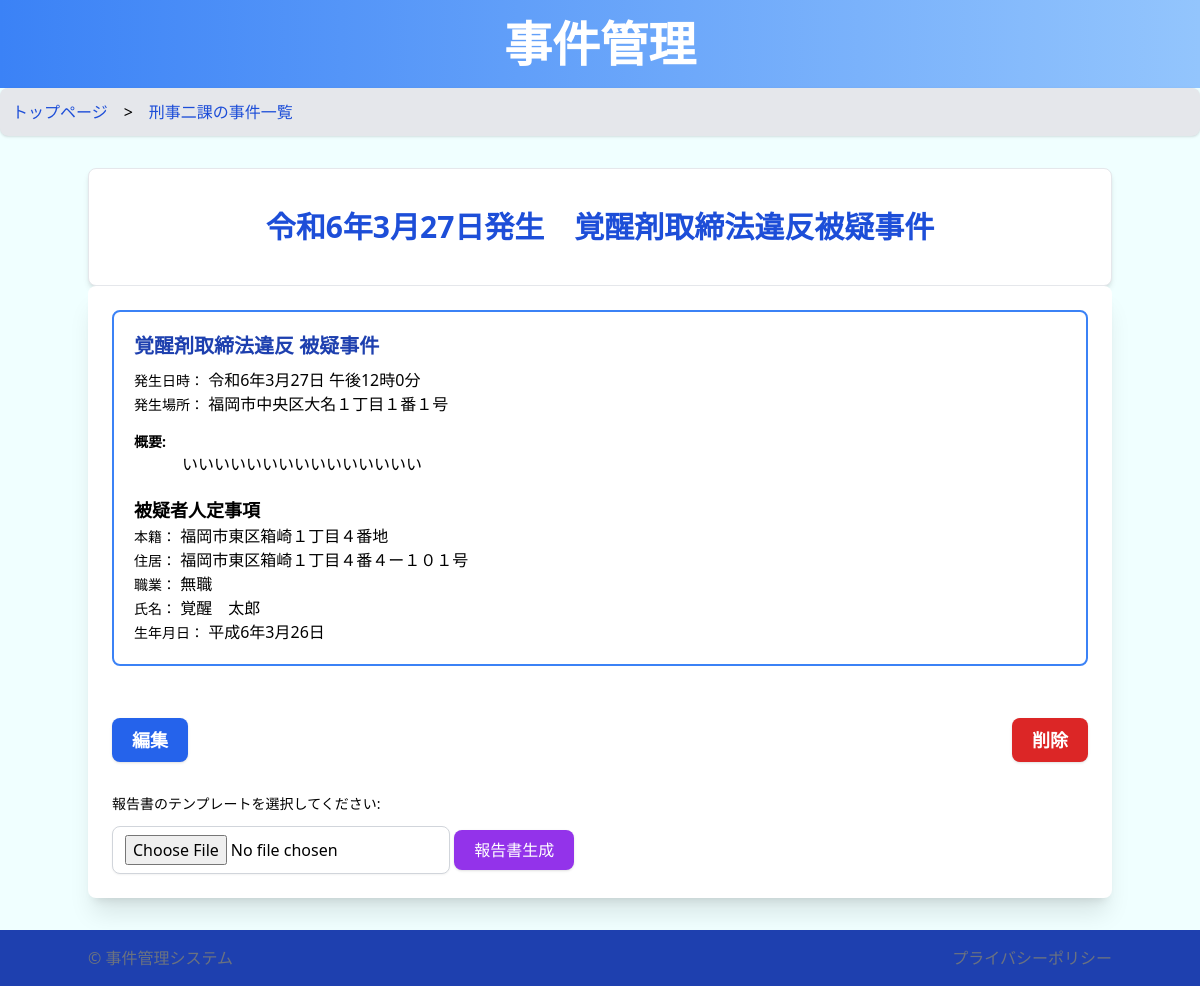
Before: /crime/8 with the older database file.
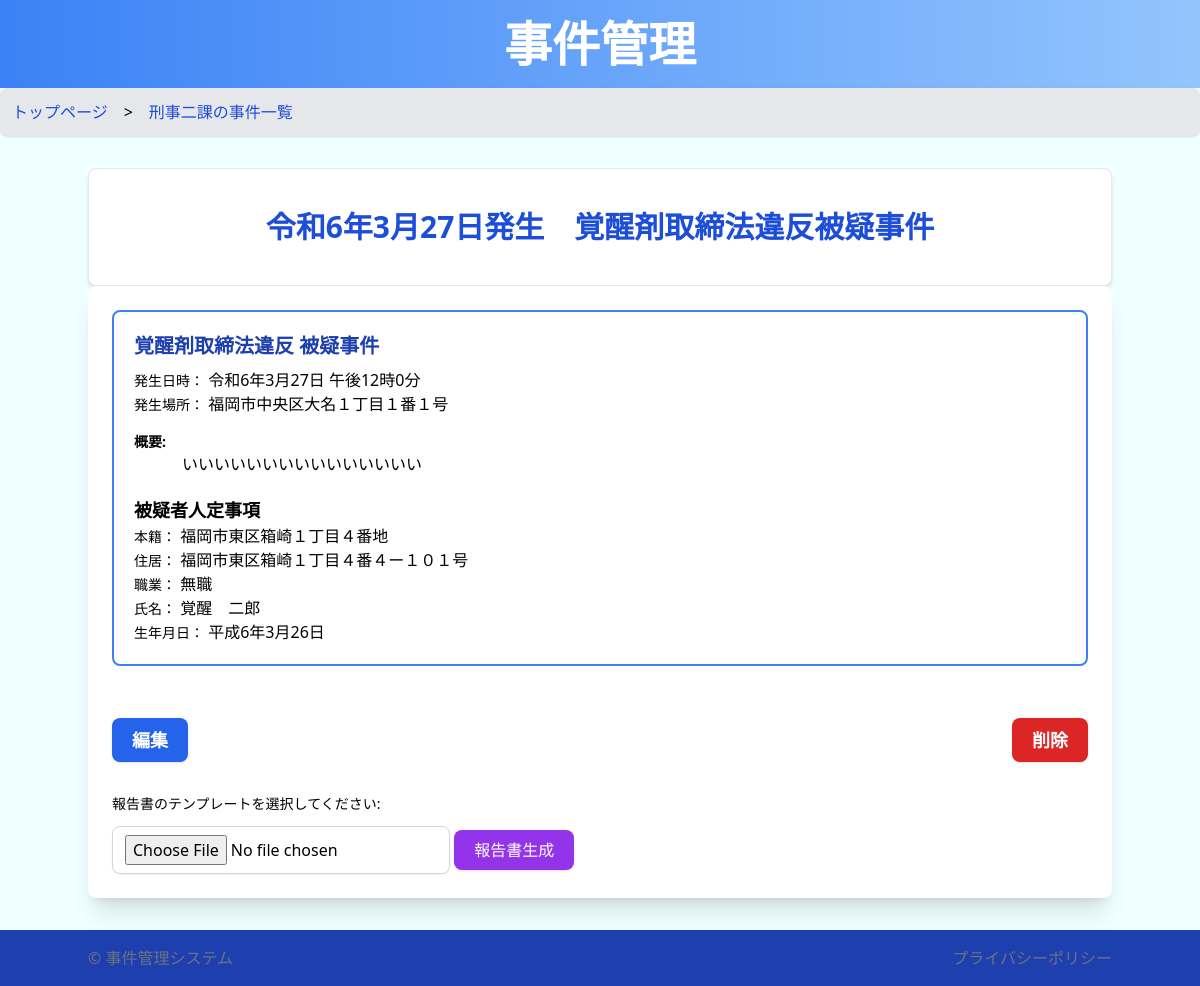
After: the same page with the newer database file.
### wordapp/models.py (models this page shows, shortened)
class Crime(models.Model):
    division = models.ForeignKey(Division, related_name="crimes", on_delete=models.CASCADE)
    crime_name = models.CharField(max_length=100)#  このフィールドは必須
    crime_name_second = models.CharField(max_length=100, null=True, blank=True)# 任意
    crime_start_date = models.DateField(null=True, blank=True)# 日付はNULLまたは空を許容
    crime_start_time = models.TimeField(null=True, blank=True)# 時間もNULLまたは空を許容
    crime_end_date = models.DateField(null=True, blank=True)# 日付はNULLまたは空を許容
    crime_end_time = models.TimeField(null=True, blank=True)# 時間もNULLまたは空を許容
    crime_place = models.CharField(max_length=100, null=True, blank=True)# 任意
    crime_fact = models.TextField(null=True, blank=True)# 任意
    suspect_honseki = models.CharField(max_length=100, null=True, blank=True)# 任意
    suspect_address = models.CharField(max_length=100, null=True, blank=True)# 任意
    suspect_job = models.CharField(max_length=100, null=True, blank=True)# 任意
    suspect_name = models.CharField(max_length=100, null=True, blank=True)# 任意
    suspect_birthday = models.DateField(null=True, blank=True)# 日付はNULLまたは空を許容

### wordapp/views.py (the view)
# urls.py: path('crime/<int:pk>', CrimeDetailView.as_view(), name='crime_detail'),
class CrimeDetailView(DetailView):
    model = Crime
    template_name = 'crime_detail.html'
    def get_context_data(self, **kwargs):
        context = super().get_context_data(**kwargs)
        crime = self.get_object()
        context['division_id'] = crime.division.id
        return context

### wordapp/templatetags/custom_filters.py (called while the page is built)
@register.filter
def to_japanese_time(value):
    if not value or not isinstance(value, datetime.time):
        return value  # valueが時間オブジェクトでない場合はそのまま返す
    hour = value.hour
    minute = value.minute
    am_pm = '午前' if hour < 12 else '午後'
    hour = hour if hour <= 12 else hour - 12
    return f'{am_pm}{hour}時{minute}分'

### wordapp/templatetags/japanese_era.py (called while the page is built)
@register.filter
def to_japanese_era(value):
    if not isinstance(value, datetime.date):
        return value
    reiwa_start_date = datetime.date(2019, 5, 1)
    if value >= reiwa_start_date:
        era_name = '令和'
        era_year = value.year - 2018
    else:
        era_name = '平成'  # 仮の処理。実際には正しい年号を計算する必要があります。
        era_year = value.year - 1988  # 仮の計算。実際には正しい計算を行う必要があります。
    if era_year == 1:
        era_year = '元'
    return f'{era_name}{era_year}年{value.month}月{value.day}日'

### templates/crime_detail.html (shortened to what this page needs)
{% extends 'base.html' %}
{% load japanese_era %}
{% load custom_filters %}
{% block page_specific_content %}
    <div class="text-blue-700 text-3xl font-bold text-center my-4">
        {{ object.crime_start_date|to_japanese_era }}発生　{{ object.crime_name }}被疑事件
    </div>
{% endblock page_specific_content %}
{% block breadcrumb %}
    <nav aria-label='breadcrumb' class="flex bg-gray-200 p-3 rounded-lg shadow">
        <ol class="list-none flex space-x-4">
            <li><a href="{% url 'division_list' %}" class="text-blue-700 hover:text-blue-800">トップページ</a></li>
            <li>&gt;</li>
            <li><a href="{% url 'crime_list' division_id=division_id %}" class="text-blue-700 hover:text-blue-800">
                {% if division_id == 1 %}
                    刑事一課の事件一覧
                {% elif division_id == 2 %}
                    刑事二課の事件一覧
                {% elif division_id == 3 %}
                    刑事三課の事件一覧
                {% else %}
                    事件一覧
                {% endif %}
            </a></li>
        </ol>
    </nav>
{% endblock breadcrumb %}
{% block content %}
    <div class="container mx-auto p-6 bg-white shadow-xl rounded-lg">
        <div class="detail border-2 rounded-lg border-blue-500 p-5">
            <h2 class="text-xl font-bold text-blue-800 mb-2">
                {% if object.crime_name_second %}
                    <a href="{% url 'crime_detail' crime.id %}" class="hover:text-blue-600">{{ object.crime_name }}（{{ object.crime_name_second|default_if_none:'' }}）</a>
                {% else %}
                    <a href="{% url 'crime_detail' crime.id %}" class="hover:text-blue-600">{{ object.crime_name }}</a>
                {% endif %}
            被疑事件</h2>
            <p><span class="text-sm font-medium">発生日時：</span> {{ object.crime_start_date|to_japanese_era }} {{ object.crime_start_time|to_japanese_time }}</p>
            <p><span class="text-sm font-medium">発生場所：</span> {{ object.crime_place|default_if_none:'' }}</p>
            <h4 class="text-sm font-bold mt-4">概要:</h4>
            <p class="ml-12 mb-5">{{ object.crime_fact|default_if_none:'' }}</p>
            <h3 class="text-lg font-bold">被疑者人定事項</h3>
            <p><span class="text-sm font-medium">本籍：</span> {{ object.suspect_honseki|default_if_none:'' }}</p>
            <p><span class="text-sm font-medium">住居：</span> {{ object.suspect_address|default_if_none:'' }}</p>
            <p><span class="text-sm font-medium">職業：</span> {{ object.suspect_job|default_if_none:'' }}</p>
            <p><span class="text-sm font-medium">氏名：</span> {{ object.suspect_name|default_if_none:'' }}</p>
            <p><span class="text-sm font-medium">生年月日：</span> {{ object.suspect_birthday|to_japanese_era }}</p>
        </div>
        <div class="flex items-center justify-between my-8">
            <button class="text-lg py-2 px-5 mt-5 bg-blue-600 hover:bg-blue-700 text-white font-bold rounded-lg shadow transition duration-300 ease-in-out"><a href="{% url 'crime_update' pk=crime.id %}">編集</a></button>
            <form action="{% url 'crime_delete' pk=crime.id %}" method="post" onsubmit="return confirm('本当に削除しますか？');">
                <input type="submit" value="削除" class="text-lg py-2 px-5 mt-5 bg-red-600 hover:bg-red-700 text-white font-bold rounded-lg shadow transition duration-300 ease-in-out">
            </form>
        </div>
        <form method="post" enctype="multipart/form-data" action="{% url 'generate_report' pk=crime.pk %}">
            <label for="docxFile" class="block text-sm font-medium">報告書のテンプレートを選択してください:</label>
            <input type="file" id="docxFile" name="docxFile" accept=".docx" class="form-input rounded-lg border-gray-300 shadow-sm mt-1">
            <button type="submit" class="bg-purple-600 hover:bg-purple-700 text-white py-2 px-5 mt-4 rounded-lg shadow transition duration-300 ease-in-out">報告書生成</button>
        </form>
    </div>
{% endblock content %}

Changed rows visible on the page:
changed Crime "令和6年3月27日": suspect_name "覚醒 太郎" → "覚醒 二郎"
